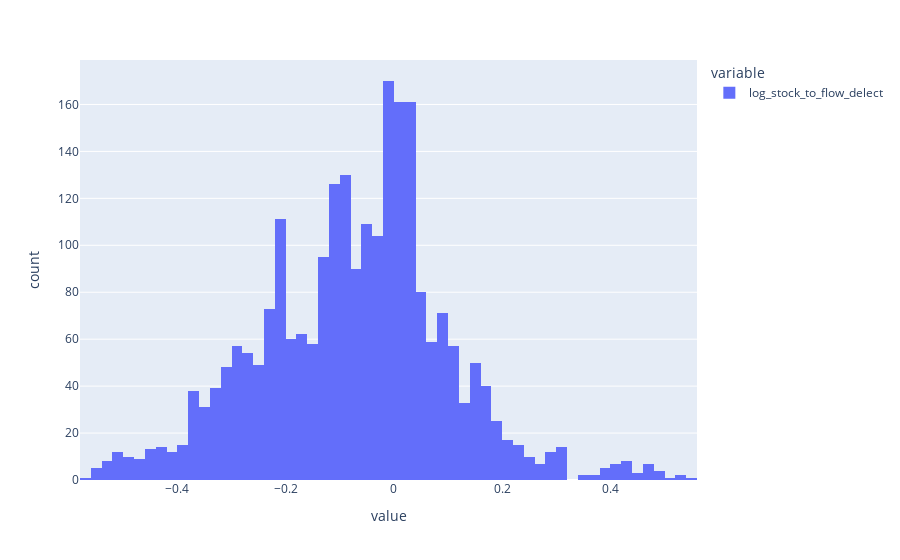

Here is the notebook cell this chart was saved with:
### Code cell
fig = px.histogram(combined_df, x=['log_stock_to_flow_delect'])
fig.show()

### Figure 1 — Plotly figure (JSON) as saved in the notebook; plotly's stock layout.template omitted (floating-point values rounded to 4 significant figures; data arrays with more than 128 entries replaced by an {"elided": "..."} marker saying what was removed)
{"data": [{"alignmentgroup": "True", "bingroup": "x", "hovertemplate": "variable=log_stock_to_flow_delect<br>value=%{x}<br>count=%{y}<extra></extra>", "legendgroup": "log_stock_to_flow_delect", "marker": {"color": "#636efa", "pattern": {"shape": ""}}, "name": "log_stock_to_flow_delect", "offsetgroup": "log_stock_to_flow_delect", "orientation": "v", "showlegend": true, "type": "histogram", "x": {"elided": "2457 float values"}, "xaxis": "x", "yaxis": "y"}], "layout": {"barmode": "relative", "legend": {"title": {"text": "variable"}, "tracegroupgap": 0}, "margin": {"t": 60}, "xaxis": {"anchor": "y", "domain": [0, 1], "title": {"text": "value"}}, "yaxis": {"anchor": "x", "domain": [0, 1], "title": {"text": "count"}}}}
